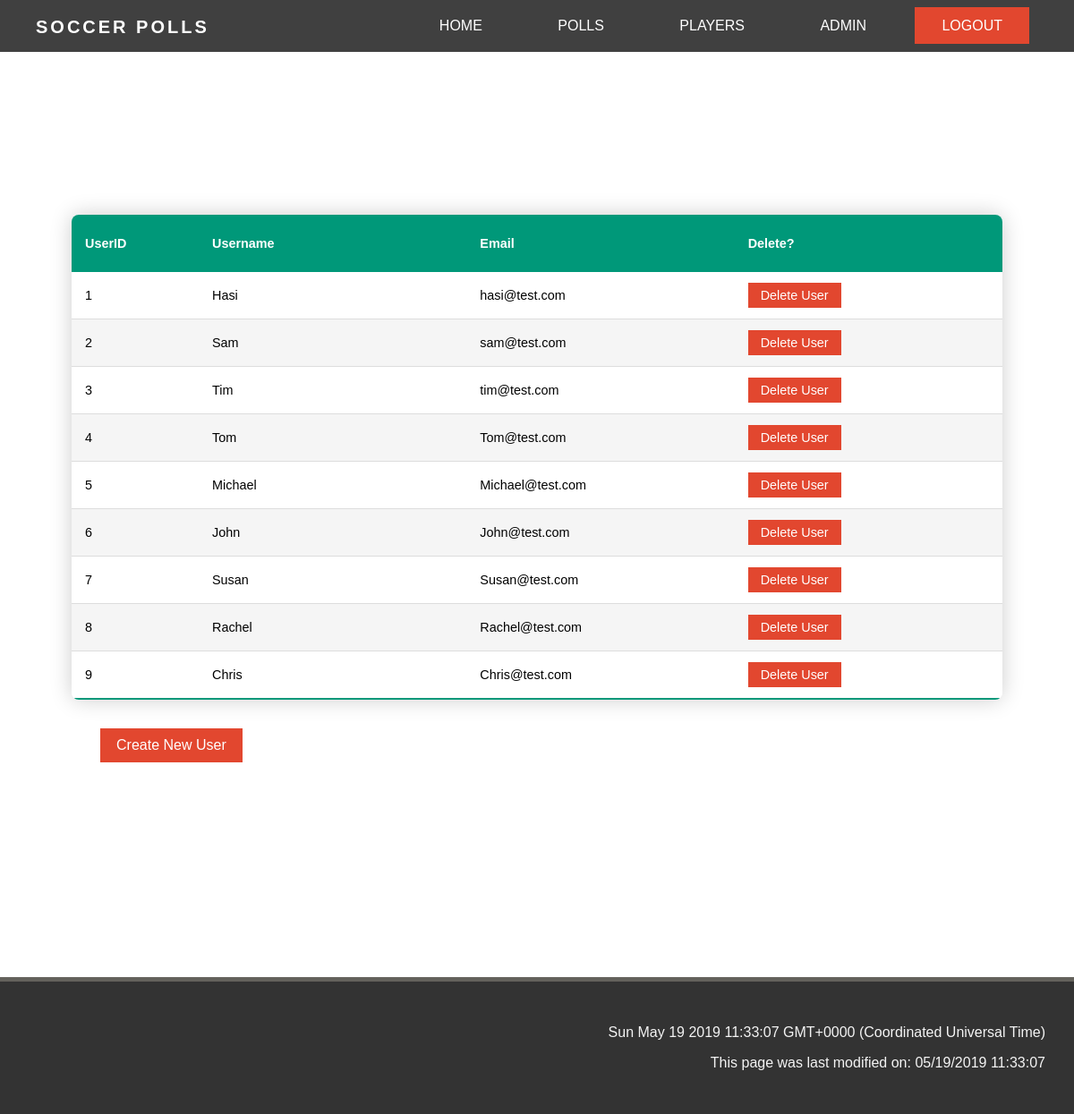
The app's page /admin (signed in), older data.
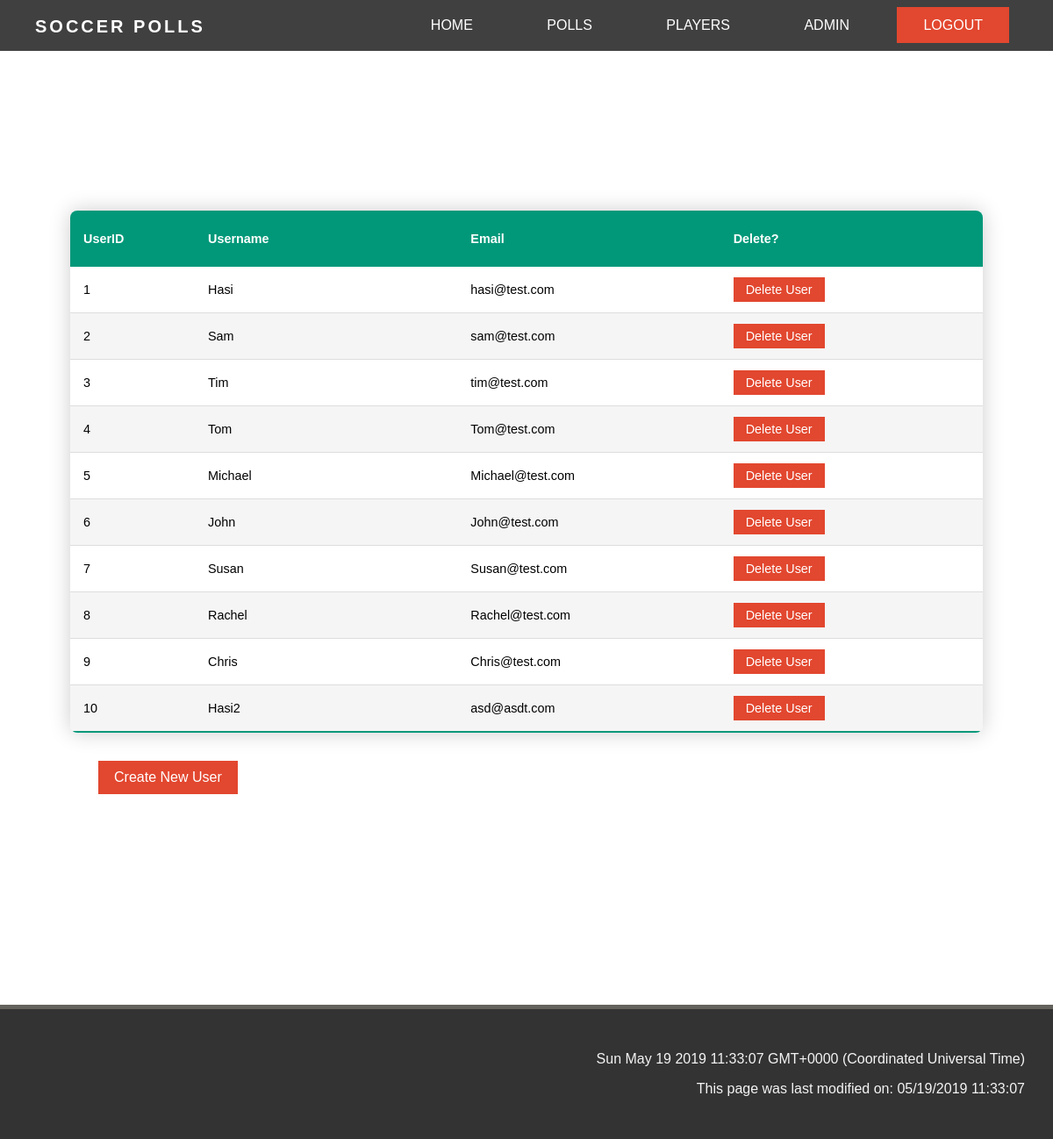
The same page, newer data.
### app/models.py (models this page shows, shortened)
class User(UserMixin, db.Model):
    id = db.Column(db.Integer, primary_key=True)
    username = db.Column(db.String(64), index=True, unique=True)
    email = db.Column(db.String(120), index=True, unique=True)
    password_hash = db.Column(db.String(128))
    admin = db.Column(db.Boolean, index=False, default=False)
    createdpolls = db.relationship('Polls', backref='creator', lazy='dynamic')
    voter = db.relationship('PollVote', backref='voter', lazy='dynamic')

### app/routes.py (the view)
@app.route('/admin')
@login_required
def admin():
    if current_user.is_anonymous:
        return redirect(url_for('unauthorised'))
    if not current_user.admin:
        return redirect(url_for('unauthorised'))
    users = User.query.all()
    return render_template('admin.html', title='Admin Page', users=users)

### app/models.py (called while the page is built)
@login.user_loader
def load_user(id):
    return User.query.get(int(id))

### app/templates/admin.html
{% extends "base2.html" %}
{% block content %}
<div class="table-container">
    <table class="table-content">
        <thead>
            <tr>
                <th>UserID</th>
                <th>Username</th>
                <th>Email</th>
                <th>Delete?</th>
            </tr>
        </thead>
        <tbody>
            {% for user in users %}
            <tr id=user.id>
                <td>{{ user.id }} </td>
                <td class="fix-size">{{ user.username }}</td>
                <td class="fix-size">{{ user.email }}</td>
                <td class="fix-size"><a href="{{ url_for('deluser', userid=user.id) }}" class="tablebtn">Delete User </a></td>
            </tr>
            {% endfor %}
    </table>
    <a href="{{ url_for('usercreate')}}" class="otherbtn">Create New User </a>
</div>
{% endblock %}

### app/templates/base2.html (shortened to what this page needs)
<!DOCTYPE html>
<head>
    <link rel="stylesheet" href="https://use.fontawesome.com/releases/v5.7.0/css/all.css"
>
    <link rel="stylesheet" type="text/css" href="{{ url_for('static',filename='style/style.css') }}" />
</head>
<body>
    <header>
        <nav class="navbar">
            <div class="logo">Soccer Polls</div>
            <ul class="navbar-not-home">
                <li><a href="{{ url_for('index') }}">Home</a></li>
                <li><a href="{{ url_for('polllist') }}">Polls</a></li>
                <li><a href="{{ url_for('playerlist') }}">Players</a></li>
                {% if current_user.admin %}
                <li><a href="{{ url_for('admin') }}">Admin</a></li>
                {% endif%}
                {% if current_user.is_anonymous %}
                <li><a id="active" href="{{ url_for('login') }}">Login</a></li>
                {% else %}
                <li><a id="active" href="{{ url_for('logout') }}">Logout</a></li>
                {% endif %}
            </ul>
        </nav>
    </header>
    <div>
        {% block content %}
        {% endblock %}
    </div>
    <footer class="dark-background">
        <p id="demo"> </p>
        <p id="demo2"> </p>
    </footer>
</body>
</html>

### app/static/style/style.css (style rules this page uses)
*, *::before, *::after { box-sizing: border-box; }
body { margin: 0; padding: 0; font-family: 'PT Sans', sans-serif; font-weight: 400; background-color: #fff; }
.dark-background { background: #333; color: #f4f4f4; }
footer { padding: 2rem; border-top: 5px solid #64625c; color: #fff; left: 0; bottom: 0; width: 100%; }
footer p { text-align: right; color: #f4f4f4; }
header { text-transform: uppercase; }
.logo { position: fixed; float: left; color: white; font-weight: bold; font-size: 20px; letter-spacing: 3px; padding-left: 40px; line-height: inherit; height: inherit; font-family: 'Work Sans', sans-serif; }
nav { top: 0; left: 0; position: fixed; z-index: 10; width: 100%; line-height: 60px; }
nav ul { line-height: 50px; list-style: none; background: rgba(0, 0, 0, 0); overflow: hidden; color: white; text-align: right; margin: 0; padding-right: 40px; }
.navbar-not-home { background: rgba(0, 0, 0, 0.75); }
nav ul li { display: inline-block; padding: 4px 10px;; }
nav ul li a { text-decoration: none; color: white; font-size: 16px; padding: 12px 30px; opacity: 1; position: relative; }
nav ul li a::before { content: ''; display: block; height: 5px; background: white; position: absolute; top: -5px; left: 0; right: 0; transform: scale(0, 1); transition: ease-in-out 0.25s; }
nav ul li a#active, nav ul li a#active:hover { background: #E2472F; }
.table-container { margin: 15rem 5rem; }
.fix-size { min-width: 161px; }
.table-content { border-collapse: collapse; font-size: 0.9em; border-radius: 0.5rem; overflow: hidden; box-shadow: 0 0 25px rgba(0, 0, 0, 0.2); width: 100%; }
.table-content thead tr { background-color: #009879; text-align: left; color: white; font-weight: bold; height: 4rem; }
.table-content tbody tr { height: 3rem; }
.table-content th, .table-content td { padding: 12px 15px; }
.table-content tbody tr { border-bottom: 1px solid #dddddd; background-color: white; }
.table-content tbody tr:nth-of-type(even) { background-color: #f5f5f5; }
.table-content tbody tr:last-of-type { border-bottom: 2px solid #009879; }
.tablebtn { width: auto; padding: 6px 14px; background-color: #E2472F; color: white; display: inline-block; text-decoration: none; }
.otherbtn { margin: 2rem; width: auto; padding: 10px 18px; background-color: #E2472F; color: white; display: inline-block; text-decoration: none; margin-bottom: auto; }

Row changes from the older to the newer data that the page shows:
added User: id "10", username "Hasi2", email "asd@asdt.com"
